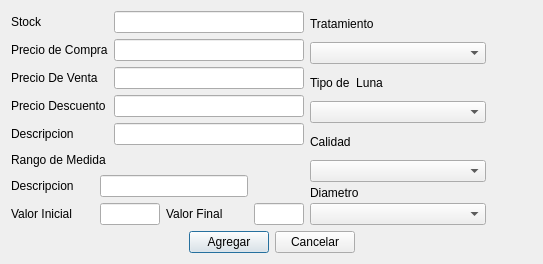
<?xml version="1.0" encoding="UTF-8"?>
<ui version="4.0">
 <class>ui_producto_agregar_luna</class>
 <widget class="QDialog" name="ui_producto_agregar_luna">
  <property name="enabled">
   <bool>true</bool>
  </property>
  <property name="geometry">
   <rect>
    <x>0</x>
    <y>0</y>
    <width>543</width>
    <height>264</height>
   </rect>
  </property>
  <property name="minimumSize">
   <size>
    <width>0</width>
    <height>0</height>
   </size>
  </property>
  <property name="maximumSize">
   <size>
    <width>712</width>
    <height>522</height>
   </size>
  </property>
  <property name="contextMenuPolicy">
   <enum>Qt::NoContextMenu</enum>
  </property>
  <property name="windowTitle">
   <string>Luna</string>
  </property>
  <property name="windowFilePath">
   <string notr="true"/>
  </property>
  <property name="sizeGripEnabled">
   <bool>false</bool>
  </property>
  <property name="modal">
   <bool>false</bool>
  </property>
  <layout class="QGridLayout" name="gridLayout_5">
   <item row="0" column="0">
    <layout class="QGridLayout" name="gridLayout_4">
     <item row="0" column="0">
      <layout class="QHBoxLayout" name="horizontalLayout_2">
       <item>
        <layout class="QVBoxLayout" name="verticalLayout">
         <item>
          <layout class="QGridLayout" name="gridLayout">
           <item row="0" column="0">
            <widget class="QLabel" name="label_4">
             <property name="text">
              <string>Stock</string>
             </property>
            </widget>
           </item>
           <item row="0" column="1">
            <widget class="QLineEdit" name="lineEdit_stock"/>
           </item>
           <item row="1" column="0">
            <widget class="QLabel" name="label_20">
             <property name="text">
              <string>Precio de Compra</string>
             </property>
            </widget>
           </item>
           <item row="1" column="1">
            <widget class="QLineEdit" name="lineEdit_precio_compra"/>
           </item>
           <item row="2" column="0">
            <widget class="QLabel" name="label_19">
             <property name="text">
              <string>Precio De Venta</string>
             </property>
            </widget>
           </item>
           <item row="2" column="1">
            <widget class="QLineEdit" name="lineEdit_precio_venta"/>
           </item>
           <item row="3" column="0">
            <widget class="QLabel" name="label_7">
             <property name="text">
              <string>Precio Descuento</string>
             </property>
            </widget>
           </item>
           <item row="3" column="1">
            <widget class="QLineEdit" name="lineEdit_p_descuento"/>
           </item>
           <item row="4" column="0">
            <widget class="QLabel" name="label_3">
             <property name="text">
              <string>Descripcion</string>
             </property>
            </widget>
           </item>
           <item row="4" column="1">
            <widget class="QLineEdit" name="lineEdit_descripcion">
             <property name="minimumSize">
              <size>
               <width>190</width>
               <height>0</height>
              </size>
             </property>
            </widget>
           </item>
          </layout>
         </item>
         <item>
          <layout class="QGridLayout" name="gridLayout_3">
           <item row="1" column="0">
            <widget class="QLabel" name="label_16">
             <property name="text">
              <string>Descripcion</string>
             </property>
            </widget>
           </item>
           <item row="1" column="1" colspan="2">
            <widget class="QLineEdit" name="descripcion_rango_medida"/>
           </item>
           <item row="2" column="0">
            <widget class="QLabel" name="label_13">
             <property name="text">
              <string>Valor Inicial</string>
             </property>
            </widget>
           </item>
           <item row="2" column="1">
            <widget class="QLineEdit" name="lineEdit_vinicial">
             <property name="sizePolicy">
              <sizepolicy hsizetype="Maximum" vsizetype="Fixed">
               <horstretch>0</horstretch>
               <verstretch>0</verstretch>
              </sizepolicy>
             </property>
             <property name="maximumSize">
              <size>
               <width>60</width>
               <height>27</height>
              </size>
             </property>
            </widget>
           </item>
           <item row="2" column="2">
            <widget class="QLabel" name="label_14">
             <property name="text">
              <string>Valor Final</string>
             </property>
            </widget>
           </item>
           <item row="2" column="3">
            <widget class="QLineEdit" name="lineEdit_vfinal">
             <property name="maximumSize">
              <size>
               <width>50</width>
               <height>16777215</height>
              </size>
             </property>
            </widget>
           </item>
           <item row="0" column="0" colspan="2">
            <widget class="QLabel" name="label_12">
             <property name="text">
              <string>Rango de Medida</string>
             </property>
            </widget>
           </item>
          </layout>
         </item>
        </layout>
       </item>
       <item>
        <layout class="QGridLayout" name="gridLayout_2">
         <item row="0" column="0">
          <widget class="QLabel" name="label_9">
           <property name="sizePolicy">
            <sizepolicy hsizetype="Preferred" vsizetype="Preferred">
             <horstretch>0</horstretch>
             <verstretch>0</verstretch>
            </sizepolicy>
           </property>
           <property name="minimumSize">
            <size>
             <width>0</width>
             <height>0</height>
            </size>
           </property>
           <property name="text">
            <string>Tratamiento</string>
           </property>
          </widget>
         </item>
         <item row="1" column="0">
          <widget class="MyComboBox" name="comboBox_tratamiento">
           <property name="sizePolicy">
            <sizepolicy hsizetype="Expanding" vsizetype="Fixed">
             <horstretch>0</horstretch>
             <verstretch>0</verstretch>
            </sizepolicy>
           </property>
           <property name="minimumSize">
            <size>
             <width>0</width>
             <height>0</height>
            </size>
           </property>
          </widget>
         </item>
         <item row="1" column="1">
          <widget class="QPushButton" name="pushButton_xindice">
           <property name="sizePolicy">
            <sizepolicy hsizetype="Fixed" vsizetype="Fixed">
             <horstretch>0</horstretch>
             <verstretch>0</verstretch>
            </sizepolicy>
           </property>
           <property name="minimumSize">
            <size>
             <width>0</width>
             <height>0</height>
            </size>
           </property>
           <property name="text">
            <string/>
           </property>
           <property name="icon">
            <iconset resource="Icons/Icons.qrc">
             <normaloff>:/Icons/1349716373_monotone_close_exit_delete_small.png</normaloff>:/Icons/1349716373_monotone_close_exit_delete_small.png</iconset>
           </property>
           <property name="autoDefault">
            <bool>false</bool>
           </property>
           <property name="flat">
            <bool>true</bool>
           </property>
          </widget>
         </item>
         <item row="2" column="0">
          <widget class="QLabel" name="label_10">
           <property name="sizePolicy">
            <sizepolicy hsizetype="Preferred" vsizetype="Preferred">
             <horstretch>0</horstretch>
             <verstretch>0</verstretch>
            </sizepolicy>
           </property>
           <property name="minimumSize">
            <size>
             <width>0</width>
             <height>0</height>
            </size>
           </property>
           <property name="text">
            <string>Tipo de  Luna</string>
           </property>
          </widget>
         </item>
         <item row="3" column="0">
          <widget class="MyComboBox" name="comboBox_tipo_luna">
           <property name="sizePolicy">
            <sizepolicy hsizetype="Expanding" vsizetype="Fixed">
             <horstretch>0</horstretch>
             <verstretch>0</verstretch>
            </sizepolicy>
           </property>
           <property name="minimumSize">
            <size>
             <width>0</width>
             <height>0</height>
            </size>
           </property>
          </widget>
         </item>
         <item row="3" column="1">
          <widget class="QPushButton" name="pushButton_xtipo">
           <property name="sizePolicy">
            <sizepolicy hsizetype="Fixed" vsizetype="Fixed">
             <horstretch>0</horstretch>
             <verstretch>0</verstretch>
            </sizepolicy>
           </property>
           <property name="minimumSize">
            <size>
             <width>0</width>
             <height>0</height>
            </size>
           </property>
           <property name="text">
            <string/>
           </property>
           <property name="icon">
            <iconset resource="Icons/Icons.qrc">
             <normaloff>:/Icons/1349716373_monotone_close_exit_delete_small.png</normaloff>:/Icons/1349716373_monotone_close_exit_delete_small.png</iconset>
           </property>
           <property name="autoDefault">
            <bool>false</bool>
           </property>
           <property name="flat">
            <bool>true</bool>
           </property>
          </widget>
         </item>
         <item row="4" column="0">
          <widget class="QLabel" name="label_11">
           <property name="sizePolicy">
            <sizepolicy hsizetype="Preferred" vsizetype="Preferred">
             <horstretch>0</horstretch>
             <verstretch>0</verstretch>
            </sizepolicy>
           </property>
           <property name="minimumSize">
            <size>
             <width>0</width>
             <height>0</height>
            </size>
           </property>
           <property name="text">
            <string>Calidad</string>
           </property>
          </widget>
         </item>
         <item row="5" column="0">
          <widget class="MyComboBox" name="comboBox_calidad">
           <property name="sizePolicy">
            <sizepolicy hsizetype="Expanding" vsizetype="Fixed">
             <horstretch>0</horstretch>
             <verstretch>0</verstretch>
            </sizepolicy>
           </property>
           <property name="minimumSize">
            <size>
             <width>0</width>
             <height>0</height>
            </size>
           </property>
          </widget>
         </item>
         <item row="5" column="1">
          <widget class="QPushButton" name="pushButton_xcalidad">
           <property name="sizePolicy">
            <sizepolicy hsizetype="Fixed" vsizetype="Fixed">
             <horstretch>0</horstretch>
             <verstretch>0</verstretch>
            </sizepolicy>
           </property>
           <property name="minimumSize">
            <size>
             <width>0</width>
             <height>0</height>
            </size>
           </property>
           <property name="text">
            <string/>
           </property>
           <property name="icon">
            <iconset resource="Icons/Icons.qrc">
             <normaloff>:/Icons/1349716373_monotone_close_exit_delete_small.png</normaloff>:/Icons/1349716373_monotone_close_exit_delete_small.png</iconset>
           </property>
           <property name="autoDefault">
            <bool>false</bool>
           </property>
           <property name="flat">
            <bool>true</bool>
           </property>
          </widget>
         </item>
         <item row="6" column="0" colspan="2">
          <widget class="QLabel" name="label_21">
           <property name="sizePolicy">
            <sizepolicy hsizetype="Preferred" vsizetype="Preferred">
             <horstretch>0</horstretch>
             <verstretch>0</verstretch>
            </sizepolicy>
           </property>
           <property name="minimumSize">
            <size>
             <width>0</width>
             <height>0</height>
            </size>
           </property>
           <property name="maximumSize">
            <size>
             <width>16777215</width>
             <height>9</height>
            </size>
           </property>
           <property name="text">
            <string>Diametro</string>
           </property>
          </widget>
         </item>
         <item row="7" column="0">
          <widget class="MyComboBox" name="comboBox_diametro">
           <property name="sizePolicy">
            <sizepolicy hsizetype="Expanding" vsizetype="Fixed">
             <horstretch>0</horstretch>
             <verstretch>0</verstretch>
            </sizepolicy>
           </property>
          </widget>
         </item>
         <item row="7" column="1">
          <widget class="QPushButton" name="pushButton_xdiametro">
           <property name="sizePolicy">
            <sizepolicy hsizetype="Fixed" vsizetype="Fixed">
             <horstretch>0</horstretch>
             <verstretch>0</verstretch>
            </sizepolicy>
           </property>
           <property name="text">
            <string/>
           </property>
           <property name="icon">
            <iconset resource="Icons/Icons.qrc">
             <normaloff>:/Icons/1349716373_monotone_close_exit_delete_small.png</normaloff>:/Icons/1349716373_monotone_close_exit_delete_small.png</iconset>
           </property>
           <property name="autoDefault">
            <bool>false</bool>
           </property>
           <property name="flat">
            <bool>true</bool>
           </property>
          </widget>
         </item>
        </layout>
       </item>
      </layout>
     </item>
     <item row="1" column="0">
      <layout class="QHBoxLayout" name="horizontalLayout">
       <item>
        <spacer name="horizontalSpacer">
         <property name="orientation">
          <enum>Qt::Horizontal</enum>
         </property>
         <property name="sizeHint" stdset="0">
          <size>
           <width>40</width>
           <height>20</height>
          </size>
         </property>
        </spacer>
       </item>
       <item>
        <widget class="QPushButton" name="pushButton_5">
         <property name="text">
          <string>Agregar</string>
         </property>
        </widget>
       </item>
       <item>
        <widget class="QPushButton" name="pushButton_cancelar">
         <property name="text">
          <string>Cancelar</string>
         </property>
        </widget>
       </item>
       <item>
        <spacer name="horizontalSpacer_2">
         <property name="orientation">
          <enum>Qt::Horizontal</enum>
         </property>
         <property name="sizeHint" stdset="0">
          <size>
           <width>40</width>
           <height>20</height>
          </size>
         </property>
        </spacer>
       </item>
      </layout>
     </item>
    </layout>
   </item>
  </layout>
  <zorder>verticalLayoutWidget</zorder>
  <zorder>horizontalSpacer</zorder>
  <zorder>horizontalSpacer_2</zorder>
  <zorder>label_12</zorder>
 </widget>
 <customwidgets>
  <customwidget>
   <class>MyComboBox</class>
   <extends>QComboBox</extends>
   <header location="global">mycombobox.h</header>
   <slots>
    <slot>Eliminar_Item()</slot>
   </slots>
  </customwidget>
 </customwidgets>
 <tabstops>
  <tabstop>lineEdit_stock</tabstop>
  <tabstop>lineEdit_precio_compra</tabstop>
  <tabstop>lineEdit_precio_venta</tabstop>
  <tabstop>lineEdit_p_descuento</tabstop>
  <tabstop>lineEdit_descripcion</tabstop>
  <tabstop>descripcion_rango_medida</tabstop>
  <tabstop>lineEdit_vinicial</tabstop>
  <tabstop>lineEdit_vfinal</tabstop>
  <tabstop>comboBox_tratamiento</tabstop>
  <tabstop>comboBox_tipo_luna</tabstop>
  <tabstop>comboBox_calidad</tabstop>
  <tabstop>comboBox_diametro</tabstop>
  <tabstop>pushButton_xindice</tabstop>
  <tabstop>pushButton_xtipo</tabstop>
  <tabstop>pushButton_xcalidad</tabstop>
  <tabstop>pushButton_5</tabstop>
  <tabstop>pushButton_xdiametro</tabstop>
  <tabstop>pushButton_cancelar</tabstop>
 </tabstops>
 <resources>
  <include location="Icons/Icons.qrc"/>
 </resources>
 <connections/>
</ui>
